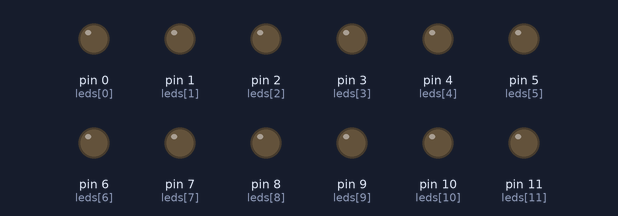
A program run on a simulated MicroPython board. On the bench: output pins drawn as LEDs (lit = HIGH).

Above: at 0.7 s.
Timing chart, 0 to 3.0 s (numbered marks = the images above):
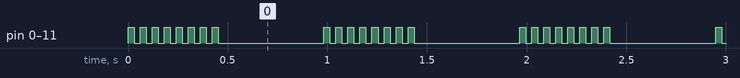

Measured:
- by itself, pin 0 (leds[0]), pin 1 (leds[1]), pin 2 (leds[2]), pin 3 (leds[3]), pin 4 (leds[4]), pin 5 (leds[5]), pin 6 (leds[6]), pin 7 (leds[7]), pin 8 (leds[8]), pin 9 (leds[9]), pin 10 (leds[10]), pin 11 (leds[11]): repeats every 0.98 s: 7 × (LOW 0.03 s, HIGH 0.03 s), LOW 0.53 s, HIGH 0.03 s

The program:

Fire_Alarm__NO_BUTTONS_.py
```python
from machine import Pin
import time

leds = [Pin(i, Pin.OUT) for i in range(12)]

while True:
    for _ in range(8):
        for led in leds:
            led.value(1)
        time.sleep(0.03)

        for led in leds:
            led.value(0)
        time.sleep(0.03)

    time.sleep(0.5)
```
